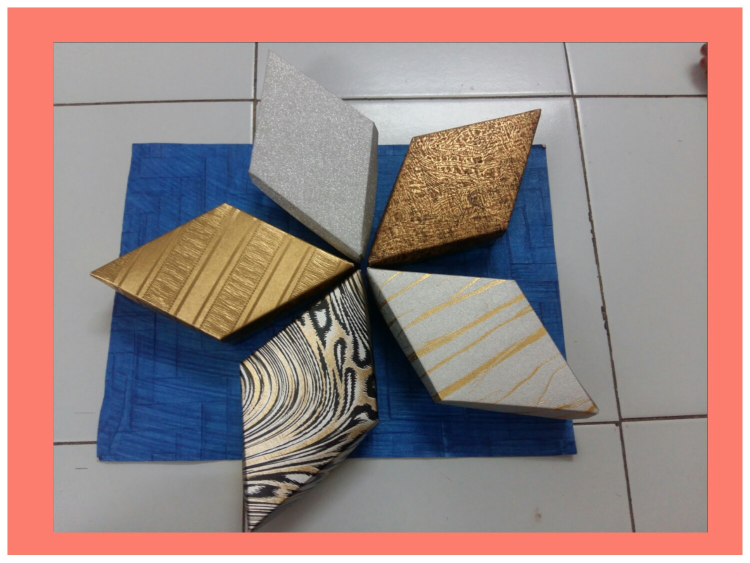
#> input picture sweet.jpg, 1500 x 1125 px, found by its file name (shown at 1/2 size)
$ jupyter execute --allow-errors Demo1.ipynb
#> lines starting #> are read from the running program, lines starting #| are printed output that depends on the picture
[cell 1]
import cv2 as cv
import numpy as np
import pandas as pd
import matplotlib.pyplot as plt
import os
import sys

[cell 2]
os.getcwd()
os.chdir('f:\\MLProject\\Flask\\')

[cell 3]
os.getcwd()

[cell 4]
img1=cv.imread('sweet.jpg',1)
#> img1 is the input picture: shape (1125, 1500, 3); mean B, G, R 132, 134.6, 158.7
window_name = 'image'
#cv.imshow('index.jpg',img1)
cv.imshow(window_name,img1)
cv.waitKey(50000)
cv.destroyAllWindows()

[cell 5]
x=np.zeros((512,512,3),dtype=np.uint8)
print(x.shape)
img_x=cv.imshow('x.jpg',x)
cv.waitKey(10000)
cv.destroyAllWindows()
img_x

[cell 6]
cv.rectangle(x,pt1=(100,100),pt2=(300,250),color=(0,255,0),thickness=3)
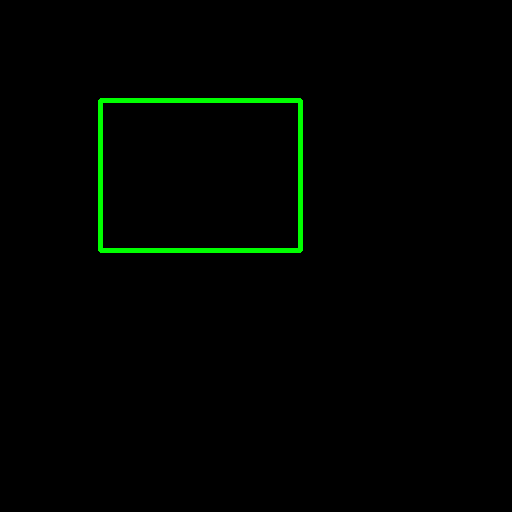
#> x: shape (512, 512, 3); mean of channels 0, 1, 2 0, 3.4, 0; drawn as B, G, R
plt.imshow(x)
cv.waitKey(10000)
cv.destroyAllWindows()

[cell 7]
cv.circle(x,center=(200,200),radius=50,color=(255,0,0),thickness=3)
plt.imshow(x)
cv.waitKey(10000)
cv.destroyAllWindows()

[cell 8]
cv.rectangle(x,pt1=(250,100),pt2=(350,250),color=(255,255,0),thickness=3)
plt.imshow(x)
cv.waitKey(10000)
cv.destroyAllWindows()

[cell 9]
cv.putText(x,text='Hello',org=(100,100),fontFace=cv.FONT_HERSHEY_SIMPLEX,fontScale=1,color=(255,255,255),thickness=2)
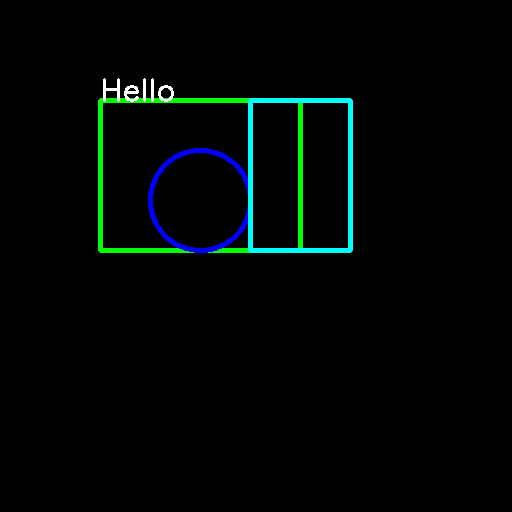
#> x: shape (512, 512, 3); mean of channels 0, 1, 2 4.4, 5.6, 0.6; drawn as B, G, R
plt.imshow(x)

[cell 10]
blank_img1 = np.zeros(shape=(512,512,3),dtype=np.int16)
font = cv.FONT_HERSHEY_SCRIPT_SIMPLEX
cv.putText(blank_img1,text='Good Day',org=(100,200), fontFace=font,fontScale= 2,color=(255,150,255),thickness=4)
plt.imshow(blank_img1)
plt.show()
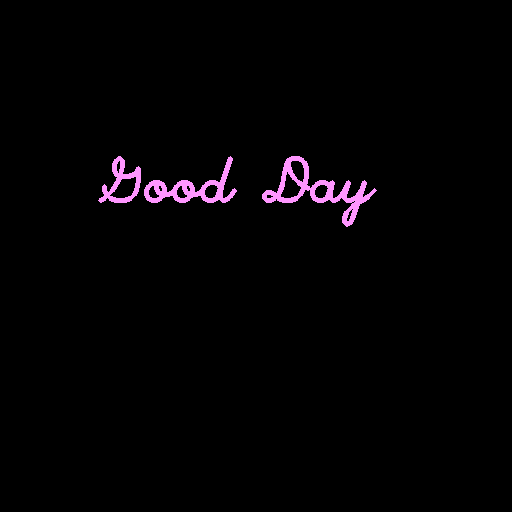
#> shown: shape (512, 512, 3); mean R, G, B 3.8, 2.2, 3.8

[cell 11]
def draw_circle(event,x,y,flags,param):
      if event == cv.EVENT_LBUTTONDOWN:
          cv.circle(img2,(x,y),50,(0,255,0),-1)


cv.namedWindow(winname='mywindow')
cv.setMouseCallback('mywindow', draw_circle)

img2=np.zeros((700,1200,3))
while True:
   cv.imshow('mywindow',img2)
   if cv.waitKey(20) & 0xFF ==27:
#> (key Esc is pressed here)
      break

cv.destroyAllWindows()

[cell 12]
def draw_circle(event,x,y,flags,param):
    global draw
    if event == cv.EVENT_LBUTTONDOWN:
        draw = True
    if event==cv.EVENT_MOUSEMOVE:
        if draw == True:
         cv.rectangle(img2,(x+100,y+100),(x,y),(0,255,0),1)
    if event==cv.EVENT_LBUTTONUP:
        draw = False
        cv.rectangle(img2,(x+100,y+100),(x,y),(0,255,0),1)


cv.namedWindow(winname='mywindow')
cv.setMouseCallback('mywindow', draw_circle)

img2=np.zeros((700,1200,3))
#img2=cv.imread('sweet.jpg',1)
while True:
   cv.imshow('mywindow',img2)
   if cv.waitKey(20) & 0xFF ==27:
#> (key Esc is pressed here)
      break

cv.destroyAllWindows()

[cell 13]
os.getcwd()

[cell 14]
os.chdir('F:\TopMentor_DataScience\AI\AI_Feb_2025_Day6')
os.getcwd()

[cell 15]
horse=cv.imread('horse.jpg')
#> (the rest of this cell did not finish here and is left out)

#> (a cell that did not finish here is left out)

#> (a cell that did not finish here is left out)

[cell 18]
rainbow=cv.imread('rainbow.jpg')
#> (the rest of this cell did not finish here and is left out)

#> (a cell that did not finish here is left out)

[cell 20]
bricks=cv.imread('bricks.jpg')
#> (the rest of this cell did not finish here and is left out)

#> (a cell that did not finish here is left out)

[cell 22]
color = ('b','g','r')
#> (the rest of this cell did not finish here and is left out)

#> (a cell that did not finish here is left out)

#> (a cell that did not finish here is left out)

[cell 25]
np.zeros

[cell 26]
img = cv.imread("dog_backpack.png")
#> (the rest of this cell did not finish here and is left out)

#> (a cell that did not finish here is left out)

[cell 28]
#img_clr_shape=

[cell 29]
def draw_rectangle(event,x,y,flags,param):
    global draw
    x1, y1=-1, -1
    if event == cv.EVENT_LBUTTONDOWN:
        draw = True
        x1, y1=x,y
    if event==cv.EVENT_MOUSEMOVE:
        if draw == True:
         cv.rectangle(img,(x1,y1),(x,y),(0,255,0),1)
    if event==cv.EVENT_LBUTTONUP:
        draw = False
        cv.rectangle(img,(x1,y1),(x,y),(0,255,0),1)


cv.namedWindow(winname='mywindow')
cv.setMouseCallback('mywindow', draw_circle)

img2=np.zeros((700,1200,3))
#img2=cv.imread('sweet.jpg',1)
while True:
   cv.imshow('mywindow',img)
   if cv.waitKey(20) & 0xFF ==27:
#> (key Esc is pressed here)
